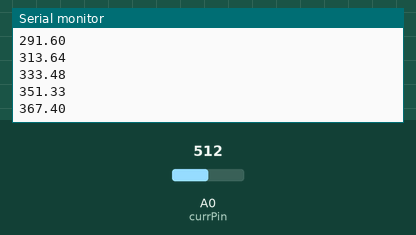
The sketch below on a simulated Arduino Uno, built with avr-gcc and run on an emulated ATmega328P. Parts: the last lines printed to the serial monitor. Inputs (shaded band) come from the test bench; at power-on: A0 (currPin) = 512.

Above: at 1.2 s.
1.3 s: A0 (currPin) set to 716
At 1.31 s:
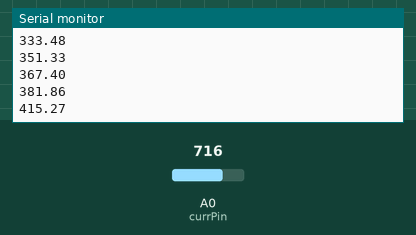
2.8 s: A0 (currPin) set to 900
At 2.82 s:
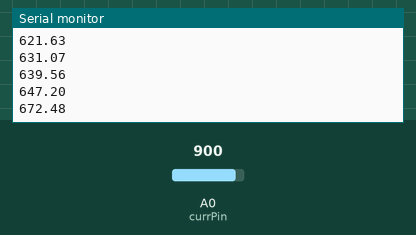
Timing chart, 0 to 5.8 s (numbered marks = the images above; inputs shaded):
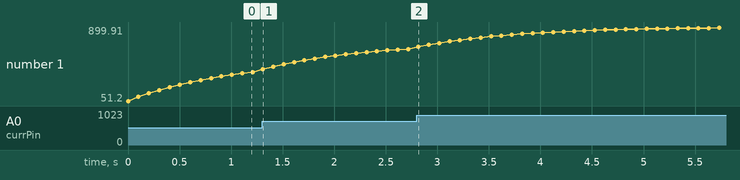

Measured:
- after the input at 1.3 s, the serial monitor: prints a new line at once (image 1)
- plotted number 1: 381.86 → 647.2 after the input at 1.3 s

The sketch:

currentSensorTest.ino
```cpp
#define currPin A0
float currentVal = 0;
void setup()
{
    Serial.begin(9600);
}

void loop()
{
    currentVal = 0.1 * analogRead(currPin) + 0.9*currentVal;
    Serial.println(currentVal);
    delay(100);
}
```
